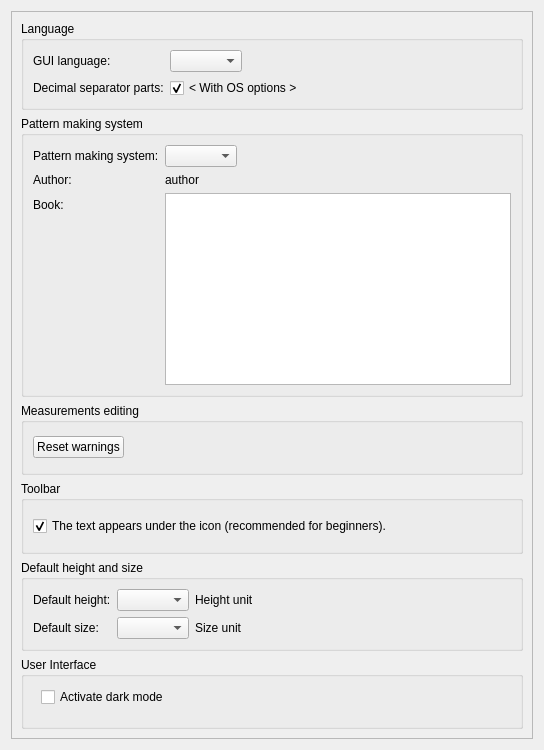
<?xml version="1.0" encoding="UTF-8"?>
<ui version="4.0">
 <class>TapePreferencesConfigurationPage</class>
 <widget class="QWidget" name="TapePreferencesConfigurationPage">
  <property name="geometry">
   <rect>
    <x>0</x>
    <y>0</y>
    <width>544</width>
    <height>750</height>
   </rect>
  </property>
  <property name="windowTitle">
   <string notr="true">Configuration</string>
  </property>
  <layout class="QVBoxLayout" name="verticalLayout">
   <item>
    <widget class="QScrollArea" name="scrollArea">
     <property name="widgetResizable">
      <bool>true</bool>
     </property>
     <widget class="QWidget" name="scrollAreaWidgetContents">
      <property name="geometry">
       <rect>
        <x>0</x>
        <y>0</y>
        <width>524</width>
        <height>730</height>
       </rect>
      </property>
      <layout class="QVBoxLayout" name="verticalLayout_2">
       <item>
        <widget class="QGroupBox" name="groupBox_2">
         <property name="title">
          <string>Language</string>
         </property>
         <layout class="QFormLayout" name="formLayout">
          <property name="fieldGrowthPolicy">
           <enum>QFormLayout::ExpandingFieldsGrow</enum>
          </property>
          <item row="0" column="0">
           <widget class="QLabel" name="label_2">
            <property name="text">
             <string>GUI language:</string>
            </property>
           </widget>
          </item>
          <item row="0" column="1">
           <widget class="QComboBox" name="langCombo"/>
          </item>
          <item row="1" column="0">
           <widget class="QLabel" name="label_3">
            <property name="text">
             <string>Decimal separator parts:</string>
            </property>
           </widget>
          </item>
          <item row="1" column="1">
           <widget class="QCheckBox" name="osOptionCheck">
            <property name="text">
             <string notr="true">&lt; With OS options &gt;</string>
            </property>
            <property name="checked">
             <bool>true</bool>
            </property>
           </widget>
          </item>
         </layout>
        </widget>
       </item>
       <item>
        <widget class="QGroupBox" name="groupBox_3">
         <property name="title">
          <string>Pattern making system</string>
         </property>
         <layout class="QFormLayout" name="formLayout_2">
          <property name="fieldGrowthPolicy">
           <enum>QFormLayout::ExpandingFieldsGrow</enum>
          </property>
          <item row="0" column="0">
           <widget class="QLabel" name="label_6">
            <property name="text">
             <string>Pattern making system:</string>
            </property>
           </widget>
          </item>
          <item row="0" column="1">
           <widget class="QComboBox" name="systemCombo"/>
          </item>
          <item row="1" column="0">
           <widget class="QLabel" name="label_7">
            <property name="text">
             <string>Author:</string>
            </property>
           </widget>
          </item>
          <item row="1" column="1">
           <widget class="QLabel" name="systemAuthorValueLabel">
            <property name="text">
             <string notr="true">author</string>
            </property>
           </widget>
          </item>
          <item row="2" column="0">
           <widget class="QLabel" name="label_9">
            <property name="text">
             <string>Book:</string>
            </property>
           </widget>
          </item>
          <item row="2" column="1">
           <widget class="QPlainTextEdit" name="systemBookValueLabel">
            <property name="sizePolicy">
             <sizepolicy hsizetype="Expanding" vsizetype="Preferred">
              <horstretch>0</horstretch>
              <verstretch>0</verstretch>
             </sizepolicy>
            </property>
            <property name="readOnly">
             <bool>true</bool>
            </property>
           </widget>
          </item>
         </layout>
        </widget>
       </item>
       <item>
        <widget class="QGroupBox" name="groupBox_5">
         <property name="title">
          <string>Measurements editing</string>
         </property>
         <layout class="QVBoxLayout" name="verticalLayout_3">
          <item>
           <widget class="QPushButton" name="resetWarningsButton">
            <property name="sizePolicy">
             <sizepolicy hsizetype="Fixed" vsizetype="Fixed">
              <horstretch>0</horstretch>
              <verstretch>0</verstretch>
             </sizepolicy>
            </property>
            <property name="text">
             <string>Reset warnings</string>
            </property>
           </widget>
          </item>
         </layout>
        </widget>
       </item>
       <item>
        <widget class="QGroupBox" name="groupBox_6">
         <property name="title">
          <string>Toolbar</string>
         </property>
         <layout class="QVBoxLayout" name="verticalLayout_4">
          <item>
           <widget class="QCheckBox" name="toolBarStyleCheck">
            <property name="text">
             <string>The text appears under the icon (recommended for beginners).</string>
            </property>
            <property name="checked">
             <bool>true</bool>
            </property>
           </widget>
          </item>
         </layout>
        </widget>
       </item>
       <item>
        <widget class="QGroupBox" name="groupBox">
         <property name="title">
          <string>Default height and size</string>
         </property>
         <layout class="QGridLayout" name="gridLayout">
          <item row="0" column="0">
           <widget class="QLabel" name="label">
            <property name="text">
             <string>Default height:</string>
            </property>
           </widget>
          </item>
          <item row="1" column="1">
           <widget class="QComboBox" name="defSizeCombo">
            <property name="sizePolicy">
             <sizepolicy hsizetype="Preferred" vsizetype="Fixed">
              <horstretch>0</horstretch>
              <verstretch>0</verstretch>
             </sizepolicy>
            </property>
           </widget>
          </item>
          <item row="0" column="2">
           <widget class="QLabel" name="labelHeightUnit">
            <property name="text">
             <string notr="true">Height unit</string>
            </property>
           </widget>
          </item>
          <item row="0" column="1">
           <widget class="QComboBox" name="defHeightCombo">
            <property name="sizePolicy">
             <sizepolicy hsizetype="Preferred" vsizetype="Fixed">
              <horstretch>0</horstretch>
              <verstretch>0</verstretch>
             </sizepolicy>
            </property>
           </widget>
          </item>
          <item row="1" column="2">
           <widget class="QLabel" name="labelSizeUnit">
            <property name="text">
             <string notr="true">Size unit</string>
            </property>
           </widget>
          </item>
          <item row="1" column="0">
           <widget class="QLabel" name="label_4">
            <property name="text">
             <string>Default size:</string>
            </property>
           </widget>
          </item>
          <item row="0" column="3">
           <spacer name="horizontalSpacer">
            <property name="orientation">
             <enum>Qt::Horizontal</enum>
            </property>
            <property name="sizeHint" stdset="0">
             <size>
              <width>40</width>
              <height>20</height>
             </size>
            </property>
           </spacer>
          </item>
          <item row="1" column="3">
           <spacer name="horizontalSpacer_2">
            <property name="orientation">
             <enum>Qt::Horizontal</enum>
            </property>
            <property name="sizeHint" stdset="0">
             <size>
              <width>40</width>
              <height>20</height>
             </size>
            </property>
           </spacer>
          </item>
         </layout>
        </widget>
       </item>
       <item>
        <widget class="QGroupBox" name="groupBox_4">
         <property name="title">
          <string>User Interface</string>
         </property>
         <widget class="QCheckBox" name="darkModeCheck">
          <property name="geometry">
           <rect>
            <x>20</x>
            <y>30</y>
            <width>351</width>
            <height>20</height>
           </rect>
          </property>
          <property name="text">
           <string>Activate dark mode</string>
          </property>
         </widget>
        </widget>
       </item>
      </layout>
     </widget>
    </widget>
   </item>
  </layout>
 </widget>
 <resources/>
 <connections/>
</ui>
